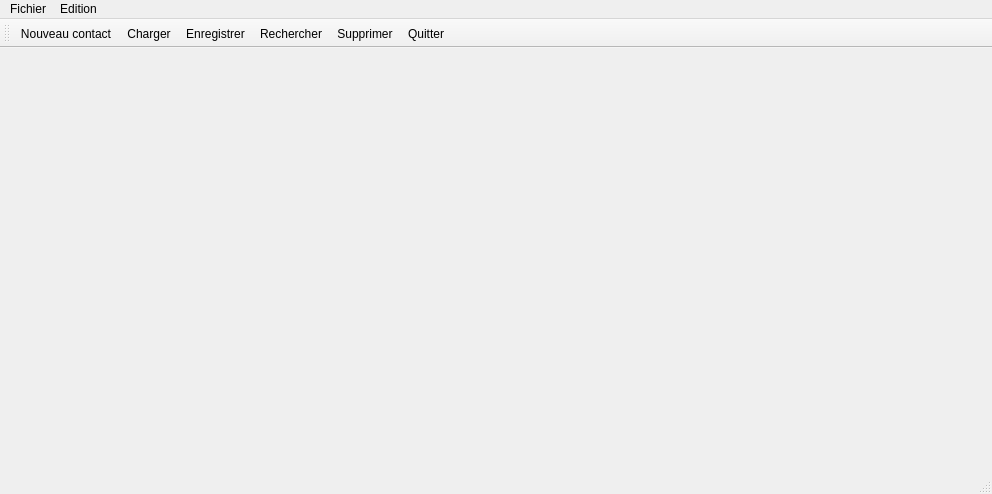
<?xml version="1.0" encoding="UTF-8"?>
<ui version="4.0">
 <class>MainWindow</class>
 <widget class="QMainWindow" name="MainWindow">
  <property name="geometry">
   <rect>
    <x>0</x>
    <y>0</y>
    <width>992</width>
    <height>494</height>
   </rect>
  </property>
  <property name="windowTitle">
   <string>Cards</string>
  </property>
  <property name="windowIcon">
   <iconset theme="preferences-desktop-personal"/>
  </property>
  <widget class="QWidget" name="centralWidget">
   <layout class="QHBoxLayout" name="horizontalLayout">
    <item>
     <widget class="ListeContacts" name="listeContacts" native="true">
      <property name="sizePolicy">
       <sizepolicy hsizetype="Preferred" vsizetype="Preferred">
        <horstretch>0</horstretch>
        <verstretch>0</verstretch>
       </sizepolicy>
      </property>
     </widget>
    </item>
    <item>
     <widget class="EditerContact" name="editerContact" native="true">
      <property name="sizePolicy">
       <sizepolicy hsizetype="Preferred" vsizetype="Preferred">
        <horstretch>0</horstretch>
        <verstretch>0</verstretch>
       </sizepolicy>
      </property>
     </widget>
    </item>
    <item>
     <widget class="AfficherContact" name="afficherContact" native="true">
      <property name="sizePolicy">
       <sizepolicy hsizetype="Preferred" vsizetype="Preferred">
        <horstretch>0</horstretch>
        <verstretch>0</verstretch>
       </sizepolicy>
      </property>
     </widget>
    </item>
   </layout>
  </widget>
  <widget class="QMenuBar" name="menuBar">
   <property name="geometry">
    <rect>
     <x>0</x>
     <y>0</y>
     <width>992</width>
     <height>21</height>
    </rect>
   </property>
   <widget class="QMenu" name="menuFichier">
    <property name="title">
     <string>Fichier</string>
    </property>
    <addaction name="actionNouveau_contact"/>
    <addaction name="actionCharger"/>
    <addaction name="actionEnregistrer"/>
    <addaction name="actionQuitter"/>
   </widget>
   <widget class="QMenu" name="menuEdition">
    <property name="title">
     <string>Edition</string>
    </property>
    <addaction name="actionRechercher"/>
    <addaction name="actionSupprimer"/>
   </widget>
   <addaction name="menuFichier"/>
   <addaction name="menuEdition"/>
  </widget>
  <widget class="QToolBar" name="mainToolBar">
   <attribute name="toolBarArea">
    <enum>TopToolBarArea</enum>
   </attribute>
   <attribute name="toolBarBreak">
    <bool>false</bool>
   </attribute>
   <addaction name="actionNouveau_contact"/>
   <addaction name="actionCharger"/>
   <addaction name="actionEnregistrer"/>
   <addaction name="actionRechercher"/>
   <addaction name="actionSupprimer"/>
   <addaction name="actionQuitter"/>
  </widget>
  <widget class="QStatusBar" name="statusBar"/>
  <action name="actionNouveau_contact">
   <property name="icon">
    <iconset theme="contact-new"/>
   </property>
   <property name="text">
    <string>Nouveau contact</string>
   </property>
  </action>
  <action name="actionCharger">
   <property name="icon">
    <iconset theme="document-open"/>
   </property>
   <property name="text">
    <string>Charger</string>
   </property>
  </action>
  <action name="actionEnregistrer">
   <property name="icon">
    <iconset theme="document-save-as"/>
   </property>
   <property name="text">
    <string>Enregistrer</string>
   </property>
  </action>
  <action name="actionRechercher">
   <property name="icon">
    <iconset theme="edit-find"/>
   </property>
   <property name="text">
    <string>Rechercher</string>
   </property>
  </action>
  <action name="actionSupprimer">
   <property name="icon">
    <iconset theme="edit-delete"/>
   </property>
   <property name="text">
    <string>Supprimer</string>
   </property>
  </action>
  <action name="actionQuitter">
   <property name="icon">
    <iconset theme="application-exit"/>
   </property>
   <property name="text">
    <string>Quitter</string>
   </property>
  </action>
 </widget>
 <layoutdefault spacing="6" margin="11"/>
 <customwidgets>
  <customwidget>
   <class>EditerContact</class>
   <extends>QWidget</extends>
   <header>vue/editercontact.h</header>
   <container>1</container>
  </customwidget>
  <customwidget>
   <class>AfficherContact</class>
   <extends>QWidget</extends>
   <header>vue/affichercontact.h</header>
   <container>1</container>
  </customwidget>
  <customwidget>
   <class>ListeContacts</class>
   <extends>QWidget</extends>
   <header>vue/listecontacts.h</header>
   <container>1</container>
  </customwidget>
 </customwidgets>
 <resources/>
 <connections>
  <connection>
   <sender>actionQuitter</sender>
   <signal>triggered()</signal>
   <receiver>MainWindow</receiver>
   <slot>close()</slot>
   <hints>
    <hint type="sourcelabel">
     <x>-1</x>
     <y>-1</y>
    </hint>
    <hint type="destinationlabel">
     <x>325</x>
     <y>246</y>
    </hint>
   </hints>
  </connection>
 </connections>
</ui>
